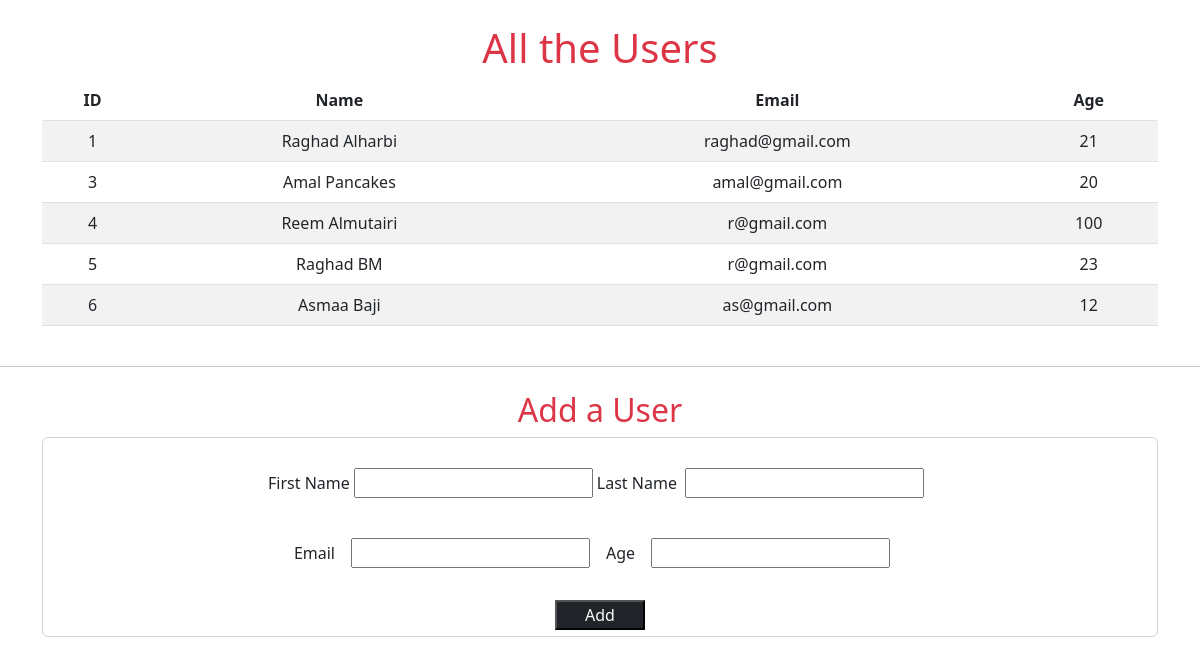
The page / on the database its author committed.
### users_app/models.py (models this page shows)
class users(models.Model):
    first_name = models.CharField(max_length=255)
    last_name = models.CharField(max_length=255)
    email_address = models.CharField(max_length=255)
    age = models.IntegerField()
    created_at = models.DateTimeField(auto_now_add=True)
    updated_at = models.DateTimeField(auto_now=True)

### users_app/views.py (the view)
# urls.py: path('', views.index),
def index(request):
    user = users.objects.all()
    context ={
        'users':user
    }
    return render(request,'index.html',context)

### users_app/templates/index.html (shortened to what this page needs)
<!DOCTYPE html>
<html lang="en">
<head>
    <link rel="stylesheet" href="https://cdn.jsdelivr.net/npm/bootstrap@5.2.0-beta1/dist/css/bootstrap.min.css"
 />
</head>
<body>
    <div class="container d-flex flex-column justify-content-evenly text-center my-4">
        <h1 class="text-danger">All the Users</h1>
        <table class="table table-striped table-hover">
            <thead>
                <tr>
                    <th scope="col">ID</th>
                    <th scope="col">Name</th>
                    <th scope="col">Email</th>
                    <th scope="col">Age</th>
                </tr>
            </thead>
            {%for user in users%}
            <tr>
                <td>{{user.id}}</td>
                <td>{{user.first_name}} {{user.last_name}}</td>
                <td>{{user.email_address}}</td>
                <td>{{user.age}}</td>
            </tr>
            {%endfor%}
        </table>
    </div>
    <hr>
    <div class="container d-flex flex-column justify-content-center text-center my-4">
        <h2 class="text-danger">Add a User</h2>
        <form action="/createUser" method="post" class="form-group form-control">
            <div class="m-3 d-flex justify-content-center align-items-center">
                <label for="fname">First Name </label>
                <input type="text" name="fname" class="m-1">
                <label for="lname">Last Name </label>
                <input type="text" name="lname" class="m-2">
            </div>
            <div class="m-3 d-flex justify-content-center align-items-center">
                <label for="email">Email </label>
                <input type="email" name="email" class="m-3">
                <label for="age">Age </label>
                <input type="number" name="age" class="m-3">
            </div>
            <input type="submit" value="Add" class="col-1 bg-dark text-light">
        </form>
    </div>
</body>
</html>

### rows shown on the page
users: id "1", first_name "Raghad", last_name "Alharbi", email_address "raghad@gmail.com", age "21"
users: id "3", first_name "Amal", last_name "Pancakes", email_address "amal@gmail.com", age "20"
users: id "4", first_name "Reem", last_name "Almutairi", email_address "r@gmail.com", age "100"
users: id "5", first_name "Raghad", last_name "BM", email_address "r@gmail.com", age "23"
users: id "6", first_name "Asmaa", last_name "Baji", email_address "as@gmail.com", age "12"
